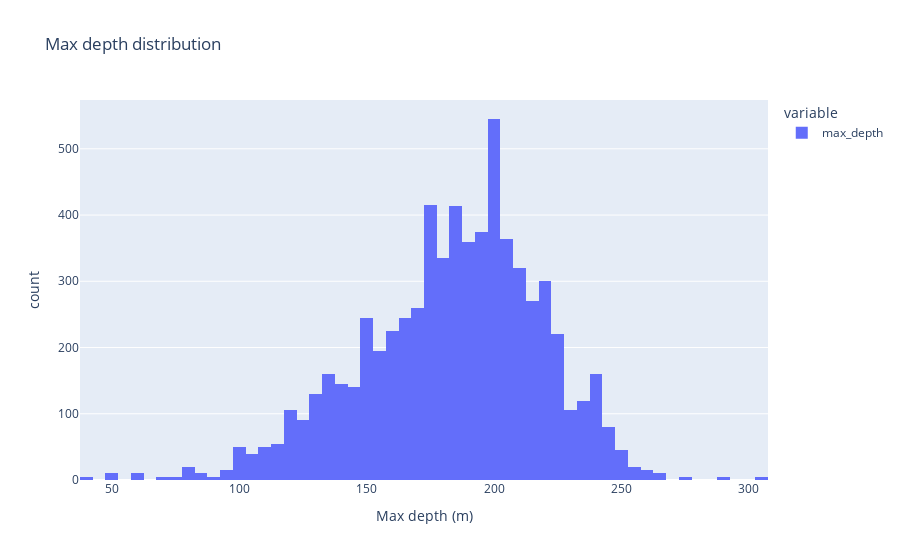

The code cell stored with this chart in its notebook:
### Code cell
raw_data["max_depth"].astype(float).plot.hist(
    nbins=100, title="Max depth distribution", labels=dict(value="Max depth (m)")
)

### Figure 1 — Plotly figure (JSON) as saved in the notebook; plotly's stock layout.template omitted (floating-point values rounded to 4 significant figures; data arrays with more than 128 entries replaced by an {"elided": "..."} marker saying what was removed)
{"data": [{"alignmentgroup": "True", "bingroup": "x", "hovertemplate": "variable=max_depth<br>Max depth (m)=%{x}<br>count=%{y}<extra></extra>", "legendgroup": "max_depth", "marker": {"color": "#636efa", "pattern": {"shape": ""}}, "name": "max_depth", "nbinsx": 100, "offsetgroup": "max_depth", "orientation": "v", "showlegend": true, "type": "histogram", "x": {"elided": "7272 float values"}, "xaxis": "x", "yaxis": "y"}], "layout": {"barmode": "relative", "legend": {"title": {"text": "variable"}, "tracegroupgap": 0}, "title": {"text": "Max depth distribution"}, "xaxis": {"anchor": "y", "domain": [0, 1], "title": {"text": "Max depth (m)"}}, "yaxis": {"anchor": "x", "domain": [0, 1], "title": {"text": "count"}}}}
